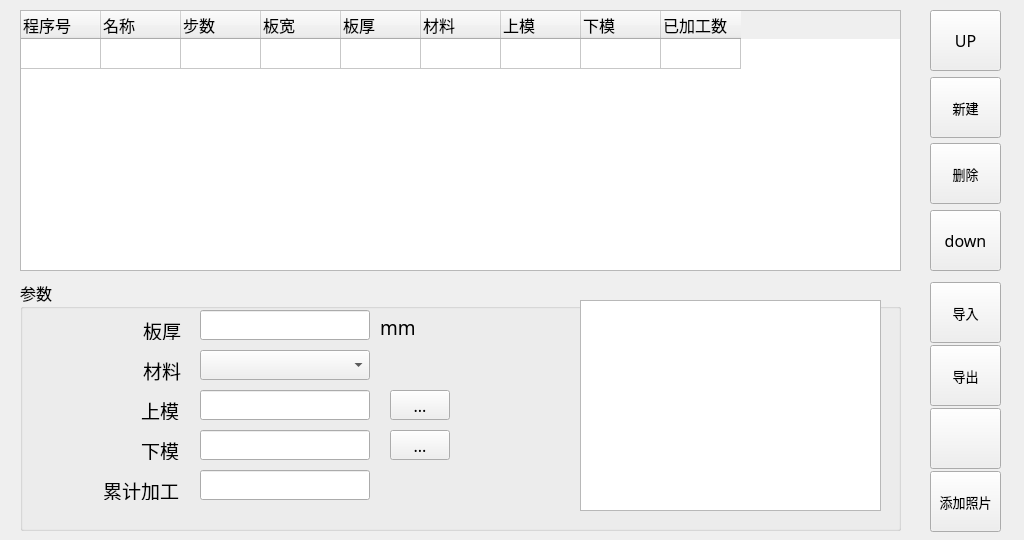
<?xml version="1.0" encoding="UTF-8"?>
<ui version="4.0">
 <class>Programdb</class>
 <widget class="QWidget" name="Programdb">
  <property name="geometry">
   <rect>
    <x>0</x>
    <y>0</y>
    <width>1024</width>
    <height>540</height>
   </rect>
  </property>
  <property name="font">
   <font>
    <family>文泉驿正黑</family>
    <pointsize>20</pointsize>
   </font>
  </property>
  <property name="cursor">
   <cursorShape>ArrowCursor</cursorShape>
  </property>
  <property name="windowTitle">
   <string>Form</string>
  </property>
  <widget class="QGroupBox" name="groupBox">
   <property name="geometry">
    <rect>
     <x>20</x>
     <y>280</y>
     <width>881</width>
     <height>251</height>
    </rect>
   </property>
   <property name="font">
    <font>
     <family>Sans Serif</family>
     <pointsize>12</pointsize>
    </font>
   </property>
   <property name="title">
    <string>参数</string>
   </property>
   <widget class="QLabel" name="label_boardThickness">
    <property name="geometry">
     <rect>
      <x>30</x>
      <y>40</y>
      <width>131</width>
      <height>20</height>
     </rect>
    </property>
    <property name="font">
     <font>
      <pointsize>14</pointsize>
     </font>
    </property>
    <property name="text">
     <string>板厚</string>
    </property>
    <property name="alignment">
     <set>Qt::AlignRight|Qt::AlignTrailing|Qt::AlignVCenter</set>
    </property>
   </widget>
   <widget class="QLabel" name="label_material">
    <property name="geometry">
     <rect>
      <x>30</x>
      <y>80</y>
      <width>131</width>
      <height>21</height>
     </rect>
    </property>
    <property name="font">
     <font>
      <pointsize>14</pointsize>
     </font>
    </property>
    <property name="text">
     <string>材料</string>
    </property>
    <property name="alignment">
     <set>Qt::AlignRight|Qt::AlignTrailing|Qt::AlignVCenter</set>
    </property>
   </widget>
   <widget class="QLabel" name="label_mould">
    <property name="geometry">
     <rect>
      <x>28</x>
      <y>120</y>
      <width>131</width>
      <height>20</height>
     </rect>
    </property>
    <property name="font">
     <font>
      <pointsize>14</pointsize>
     </font>
    </property>
    <property name="text">
     <string>上模</string>
    </property>
    <property name="alignment">
     <set>Qt::AlignRight|Qt::AlignTrailing|Qt::AlignVCenter</set>
    </property>
   </widget>
   <widget class="QLineEdit" name="lineEdit_P_boardThickness">
    <property name="geometry">
     <rect>
      <x>180</x>
      <y>30</y>
      <width>170</width>
      <height>30</height>
     </rect>
    </property>
    <property name="focusPolicy">
     <enum>Qt::ClickFocus</enum>
    </property>
    <property name="maxLength">
     <number>5</number>
    </property>
   </widget>
   <widget class="QLabel" name="label_19">
    <property name="geometry">
     <rect>
      <x>360</x>
      <y>40</y>
      <width>58</width>
      <height>15</height>
     </rect>
    </property>
    <property name="font">
     <font>
      <family>Sans Serif</family>
      <pointsize>14</pointsize>
     </font>
    </property>
    <property name="text">
     <string>mm</string>
    </property>
   </widget>
   <widget class="QLabel" name="label_mould_2">
    <property name="geometry">
     <rect>
      <x>28</x>
      <y>160</y>
      <width>131</width>
      <height>20</height>
     </rect>
    </property>
    <property name="font">
     <font>
      <pointsize>14</pointsize>
     </font>
    </property>
    <property name="text">
     <string>下模</string>
    </property>
    <property name="alignment">
     <set>Qt::AlignRight|Qt::AlignTrailing|Qt::AlignVCenter</set>
    </property>
   </widget>
   <widget class="QLineEdit" name="lineEdit_P_UpMolds">
    <property name="geometry">
     <rect>
      <x>180</x>
      <y>110</y>
      <width>170</width>
      <height>30</height>
     </rect>
    </property>
    <property name="focusPolicy">
     <enum>Qt::ClickFocus</enum>
    </property>
    <property name="readOnly">
     <bool>true</bool>
    </property>
   </widget>
   <widget class="QLineEdit" name="lineEdit_P_LowerMolds">
    <property name="geometry">
     <rect>
      <x>180</x>
      <y>150</y>
      <width>170</width>
      <height>30</height>
     </rect>
    </property>
    <property name="focusPolicy">
     <enum>Qt::ClickFocus</enum>
    </property>
    <property name="readOnly">
     <bool>true</bool>
    </property>
   </widget>
   <widget class="QPushButton" name="pushButton">
    <property name="geometry">
     <rect>
      <x>370</x>
      <y>110</y>
      <width>60</width>
      <height>30</height>
     </rect>
    </property>
    <property name="text">
     <string>...</string>
    </property>
   </widget>
   <widget class="QPushButton" name="pushButton_2">
    <property name="geometry">
     <rect>
      <x>370</x>
      <y>150</y>
      <width>60</width>
      <height>30</height>
     </rect>
    </property>
    <property name="text">
     <string>...</string>
    </property>
   </widget>
   <widget class="QComboBox" name="comboBox_P_material">
    <property name="geometry">
     <rect>
      <x>180</x>
      <y>70</y>
      <width>170</width>
      <height>30</height>
     </rect>
    </property>
    <property name="editable">
     <bool>false</bool>
    </property>
    <property name="modelColumn">
     <number>0</number>
    </property>
   </widget>
   <widget class="QGraphicsView" name="graphicsView">
    <property name="geometry">
     <rect>
      <x>560</x>
      <y>20</y>
      <width>301</width>
      <height>211</height>
     </rect>
    </property>
   </widget>
   <widget class="QLineEdit" name="lineEdit_P_Total">
    <property name="geometry">
     <rect>
      <x>180</x>
      <y>190</y>
      <width>170</width>
      <height>30</height>
     </rect>
    </property>
    <property name="focusPolicy">
     <enum>Qt::ClickFocus</enum>
    </property>
   </widget>
   <widget class="QLabel" name="label_pic">
    <property name="geometry">
     <rect>
      <x>580</x>
      <y>40</y>
      <width>261</width>
      <height>171</height>
     </rect>
    </property>
    <property name="text">
     <string/>
    </property>
    <property name="pixmap">
     <pixmap resource="A66-appsrc.qrc">:/PIC/PIC/P01.jpg</pixmap>
    </property>
    <property name="scaledContents">
     <bool>true</bool>
    </property>
   </widget>
   <widget class="QLabel" name="label_mould_3">
    <property name="geometry">
     <rect>
      <x>28</x>
      <y>200</y>
      <width>131</width>
      <height>20</height>
     </rect>
    </property>
    <property name="font">
     <font>
      <pointsize>14</pointsize>
     </font>
    </property>
    <property name="text">
     <string>累计加工</string>
    </property>
    <property name="alignment">
     <set>Qt::AlignRight|Qt::AlignTrailing|Qt::AlignVCenter</set>
    </property>
   </widget>
  </widget>
  <widget class="QTableWidget" name="tableWidget_Programdb">
   <property name="geometry">
    <rect>
     <x>20</x>
     <y>10</y>
     <width>881</width>
     <height>261</height>
    </rect>
   </property>
   <property name="sizePolicy">
    <sizepolicy hsizetype="Expanding" vsizetype="Expanding">
     <horstretch>0</horstretch>
     <verstretch>0</verstretch>
    </sizepolicy>
   </property>
   <property name="font">
    <font>
     <family>Sans Serif</family>
     <pointsize>12</pointsize>
    </font>
   </property>
   <property name="mouseTracking">
    <bool>true</bool>
   </property>
   <property name="acceptDrops">
    <bool>false</bool>
   </property>
   <property name="layoutDirection">
    <enum>Qt::LeftToRight</enum>
   </property>
   <property name="midLineWidth">
    <number>1</number>
   </property>
   <property name="verticalScrollBarPolicy">
    <enum>Qt::ScrollBarAsNeeded</enum>
   </property>
   <property name="horizontalScrollBarPolicy">
    <enum>Qt::ScrollBarAsNeeded</enum>
   </property>
   <property name="autoScroll">
    <bool>true</bool>
   </property>
   <property name="autoScrollMargin">
    <number>16</number>
   </property>
   <property name="editTriggers">
    <set>QAbstractItemView::NoEditTriggers</set>
   </property>
   <property name="tabKeyNavigation">
    <bool>true</bool>
   </property>
   <property name="showDropIndicator" stdset="0">
    <bool>true</bool>
   </property>
   <property name="dragEnabled">
    <bool>true</bool>
   </property>
   <property name="dragDropOverwriteMode">
    <bool>false</bool>
   </property>
   <property name="alternatingRowColors">
    <bool>false</bool>
   </property>
   <property name="selectionMode">
    <enum>QAbstractItemView::SingleSelection</enum>
   </property>
   <property name="selectionBehavior">
    <enum>QAbstractItemView::SelectRows</enum>
   </property>
   <property name="textElideMode">
    <enum>Qt::ElideRight</enum>
   </property>
   <property name="verticalScrollMode">
    <enum>QAbstractItemView::ScrollPerPixel</enum>
   </property>
   <property name="horizontalScrollMode">
    <enum>QAbstractItemView::ScrollPerPixel</enum>
   </property>
   <property name="gridStyle">
    <enum>Qt::SolidLine</enum>
   </property>
   <property name="sortingEnabled">
    <bool>false</bool>
   </property>
   <property name="rowCount">
    <number>1</number>
   </property>
   <property name="columnCount">
    <number>9</number>
   </property>
   <attribute name="horizontalHeaderVisible">
    <bool>true</bool>
   </attribute>
   <attribute name="horizontalHeaderCascadingSectionResizes">
    <bool>false</bool>
   </attribute>
   <attribute name="horizontalHeaderDefaultSectionSize">
    <number>80</number>
   </attribute>
   <attribute name="horizontalHeaderHighlightSections">
    <bool>true</bool>
   </attribute>
   <attribute name="horizontalHeaderMinimumSectionSize">
    <number>27</number>
   </attribute>
   <attribute name="horizontalHeaderShowSortIndicator" stdset="0">
    <bool>false</bool>
   </attribute>
   <attribute name="horizontalHeaderStretchLastSection">
    <bool>false</bool>
   </attribute>
   <attribute name="verticalHeaderVisible">
    <bool>false</bool>
   </attribute>
   <attribute name="verticalHeaderDefaultSectionSize">
    <number>30</number>
   </attribute>
   <attribute name="verticalHeaderShowSortIndicator" stdset="0">
    <bool>false</bool>
   </attribute>
   <row/>
   <column>
    <property name="text">
     <string>程序号</string>
    </property>
    <property name="font">
     <font>
      <family>Sans Serif</family>
      <pointsize>12</pointsize>
     </font>
    </property>
    <property name="textAlignment">
     <set>AlignLeft|AlignVCenter</set>
    </property>
   </column>
   <column>
    <property name="text">
     <string>名称</string>
    </property>
    <property name="font">
     <font>
      <pointsize>12</pointsize>
     </font>
    </property>
    <property name="textAlignment">
     <set>AlignLeft|AlignVCenter</set>
    </property>
   </column>
   <column>
    <property name="text">
     <string>步数</string>
    </property>
    <property name="font">
     <font>
      <family>Sans Serif</family>
      <pointsize>12</pointsize>
     </font>
    </property>
    <property name="textAlignment">
     <set>AlignLeft|AlignVCenter</set>
    </property>
   </column>
   <column>
    <property name="text">
     <string>板宽</string>
    </property>
    <property name="font">
     <font>
      <pointsize>12</pointsize>
     </font>
    </property>
    <property name="textAlignment">
     <set>AlignLeft|AlignVCenter</set>
    </property>
   </column>
   <column>
    <property name="text">
     <string>板厚</string>
    </property>
    <property name="font">
     <font>
      <family>Sans Serif</family>
      <pointsize>12</pointsize>
     </font>
    </property>
    <property name="textAlignment">
     <set>AlignLeft|AlignVCenter</set>
    </property>
   </column>
   <column>
    <property name="text">
     <string>材料</string>
    </property>
    <property name="font">
     <font>
      <family>Sans Serif</family>
      <pointsize>12</pointsize>
     </font>
    </property>
    <property name="textAlignment">
     <set>AlignLeft|AlignVCenter</set>
    </property>
   </column>
   <column>
    <property name="text">
     <string>上模</string>
    </property>
    <property name="font">
     <font>
      <family>Sans Serif</family>
      <pointsize>12</pointsize>
     </font>
    </property>
    <property name="textAlignment">
     <set>AlignLeft|AlignVCenter</set>
    </property>
   </column>
   <column>
    <property name="text">
     <string>下模</string>
    </property>
    <property name="font">
     <font>
      <family>Sans Serif</family>
      <pointsize>12</pointsize>
     </font>
    </property>
    <property name="textAlignment">
     <set>AlignLeft|AlignVCenter</set>
    </property>
   </column>
   <column>
    <property name="text">
     <string>已加工数</string>
    </property>
    <property name="font">
     <font>
      <family>Sans Serif</family>
      <pointsize>12</pointsize>
     </font>
    </property>
    <property name="textAlignment">
     <set>AlignLeft|AlignVCenter</set>
    </property>
   </column>
   <item row="0" column="0">
    <property name="text">
     <string/>
    </property>
    <property name="textAlignment">
     <set>AlignHCenter|AlignVCenter|AlignCenter</set>
    </property>
   </item>
  </widget>
  <widget class="QToolButton" name="pushButton_Left_2">
   <property name="geometry">
    <rect>
     <x>930</x>
     <y>77</y>
     <width>71</width>
     <height>61</height>
    </rect>
   </property>
   <property name="font">
    <font>
     <family>Sans Serif</family>
     <pointsize>10</pointsize>
    </font>
   </property>
   <property name="text">
    <string>新建</string>
   </property>
   <property name="icon">
    <iconset resource="A66-appsrc.qrc">
     <normaloff>:/ico/ICO/P1-NEW.png</normaloff>:/ico/ICO/P1-NEW.png</iconset>
   </property>
   <property name="iconSize">
    <size>
     <width>36</width>
     <height>36</height>
    </size>
   </property>
   <property name="toolButtonStyle">
    <enum>Qt::ToolButtonTextUnderIcon</enum>
   </property>
  </widget>
  <widget class="QToolButton" name="pushButton_Left_5">
   <property name="geometry">
    <rect>
     <x>930</x>
     <y>282</y>
     <width>71</width>
     <height>61</height>
    </rect>
   </property>
   <property name="font">
    <font>
     <family>Sans Serif</family>
     <pointsize>10</pointsize>
    </font>
   </property>
   <property name="text">
    <string>导入</string>
   </property>
   <property name="icon">
    <iconset resource="A66-appsrc.qrc">
     <normaloff>:/ico/ICO/P1-IMPORT.png</normaloff>:/ico/ICO/P1-IMPORT.png</iconset>
   </property>
   <property name="iconSize">
    <size>
     <width>36</width>
     <height>36</height>
    </size>
   </property>
   <property name="toolButtonStyle">
    <enum>Qt::ToolButtonTextUnderIcon</enum>
   </property>
  </widget>
  <widget class="QToolButton" name="pushButton_Left_6">
   <property name="geometry">
    <rect>
     <x>930</x>
     <y>345</y>
     <width>71</width>
     <height>61</height>
    </rect>
   </property>
   <property name="font">
    <font>
     <family>Sans Serif</family>
     <pointsize>10</pointsize>
    </font>
   </property>
   <property name="text">
    <string>导出</string>
   </property>
   <property name="icon">
    <iconset resource="A66-appsrc.qrc">
     <normaloff>:/ico/ICO/P1-OUTPORT.png</normaloff>:/ico/ICO/P1-OUTPORT.png</iconset>
   </property>
   <property name="iconSize">
    <size>
     <width>36</width>
     <height>36</height>
    </size>
   </property>
   <property name="toolButtonStyle">
    <enum>Qt::ToolButtonTextUnderIcon</enum>
   </property>
  </widget>
  <widget class="QToolButton" name="pushButton_Left_3">
   <property name="geometry">
    <rect>
     <x>930</x>
     <y>143</y>
     <width>71</width>
     <height>61</height>
    </rect>
   </property>
   <property name="font">
    <font>
     <family>Sans Serif</family>
     <pointsize>10</pointsize>
    </font>
   </property>
   <property name="text">
    <string>删除</string>
   </property>
   <property name="icon">
    <iconset resource="A66-appsrc.qrc">
     <normaloff>:/ico/ICO/P1-DEL.png</normaloff>:/ico/ICO/P1-DEL.png</iconset>
   </property>
   <property name="iconSize">
    <size>
     <width>36</width>
     <height>36</height>
    </size>
   </property>
   <property name="toolButtonStyle">
    <enum>Qt::ToolButtonTextUnderIcon</enum>
   </property>
  </widget>
  <widget class="QToolButton" name="pushButton_Left_8">
   <property name="geometry">
    <rect>
     <x>930</x>
     <y>471</y>
     <width>71</width>
     <height>61</height>
    </rect>
   </property>
   <property name="font">
    <font>
     <family>Sans Serif</family>
     <pointsize>10</pointsize>
    </font>
   </property>
   <property name="text">
    <string>添加照片</string>
   </property>
   <property name="icon">
    <iconset resource="A66-appsrc.qrc">
     <normaloff>:/ico/ICO/P1-PIC.png</normaloff>:/ico/ICO/P1-PIC.png</iconset>
   </property>
   <property name="iconSize">
    <size>
     <width>36</width>
     <height>36</height>
    </size>
   </property>
   <property name="toolButtonStyle">
    <enum>Qt::ToolButtonTextUnderIcon</enum>
   </property>
  </widget>
  <widget class="QToolButton" name="pushButton_Left_7">
   <property name="geometry">
    <rect>
     <x>930</x>
     <y>408</y>
     <width>71</width>
     <height>61</height>
    </rect>
   </property>
   <property name="font">
    <font>
     <family>Sans Serif</family>
     <pointsize>12</pointsize>
    </font>
   </property>
   <property name="text">
    <string/>
   </property>
   <property name="iconSize">
    <size>
     <width>36</width>
     <height>36</height>
    </size>
   </property>
   <property name="toolButtonStyle">
    <enum>Qt::ToolButtonTextUnderIcon</enum>
   </property>
  </widget>
  <widget class="QToolButton" name="pushButton_Left_1">
   <property name="geometry">
    <rect>
     <x>930</x>
     <y>10</y>
     <width>71</width>
     <height>61</height>
    </rect>
   </property>
   <property name="font">
    <font>
     <family>Sans Serif</family>
     <pointsize>12</pointsize>
    </font>
   </property>
   <property name="text">
    <string>UP</string>
   </property>
   <property name="icon">
    <iconset resource="A66-appsrc.qrc">
     <normaloff>:/ico/ICO/P2-UP.png</normaloff>:/ico/ICO/P2-UP.png</iconset>
   </property>
   <property name="iconSize">
    <size>
     <width>36</width>
     <height>36</height>
    </size>
   </property>
   <property name="toolButtonStyle">
    <enum>Qt::ToolButtonIconOnly</enum>
   </property>
  </widget>
  <widget class="QToolButton" name="pushButton_Left_4">
   <property name="geometry">
    <rect>
     <x>930</x>
     <y>210</y>
     <width>71</width>
     <height>61</height>
    </rect>
   </property>
   <property name="font">
    <font>
     <family>Sans Serif</family>
     <pointsize>12</pointsize>
    </font>
   </property>
   <property name="text">
    <string>down</string>
   </property>
   <property name="icon">
    <iconset resource="A66-appsrc.qrc">
     <normaloff>:/ico/ICO/P2-DOWN.png</normaloff>:/ico/ICO/P2-DOWN.png</iconset>
   </property>
   <property name="iconSize">
    <size>
     <width>36</width>
     <height>36</height>
    </size>
   </property>
  </widget>
 </widget>
 <resources>
  <include location="A66-appsrc.qrc"/>
 </resources>
 <connections/>
</ui>
